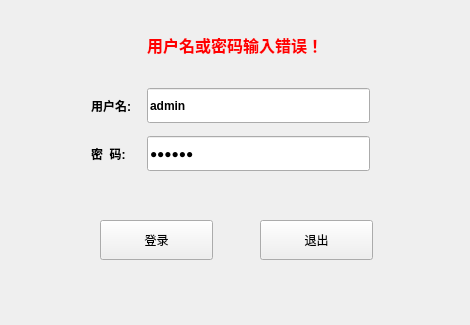
<?xml version="1.0" encoding="UTF-8"?>
<ui version="4.0">
 <class>Widget</class>
 <widget class="QWidget" name="Widget">
  <property name="geometry">
   <rect>
    <x>0</x>
    <y>0</y>
    <width>470</width>
    <height>325</height>
   </rect>
  </property>
  <property name="minimumSize">
   <size>
    <width>470</width>
    <height>325</height>
   </size>
  </property>
  <property name="maximumSize">
   <size>
    <width>470</width>
    <height>325</height>
   </size>
  </property>
  <property name="windowTitle">
   <string>登录</string>
  </property>
  <widget class="QWidget" name="widget" native="true">
   <property name="geometry">
    <rect>
     <x>80</x>
     <y>70</y>
     <width>301</width>
     <height>121</height>
    </rect>
   </property>
   <layout class="QGridLayout" name="gridLayout">
    <item row="0" column="0">
     <widget class="QLabel" name="label">
      <property name="font">
       <font>
        <weight>75</weight>
        <bold>true</bold>
       </font>
      </property>
      <property name="text">
       <string>用户名:</string>
      </property>
     </widget>
    </item>
    <item row="1" column="0">
     <widget class="QLabel" name="label_2">
      <property name="font">
       <font>
        <weight>75</weight>
        <bold>true</bold>
       </font>
      </property>
      <property name="text">
       <string>密  码: </string>
      </property>
     </widget>
    </item>
    <item row="1" column="2">
     <widget class="QLineEdit" name="passwordEdit">
      <property name="minimumSize">
       <size>
        <width>0</width>
        <height>35</height>
       </size>
      </property>
      <property name="text">
       <string>123456</string>
      </property>
      <property name="echoMode">
       <enum>QLineEdit::Password</enum>
      </property>
     </widget>
    </item>
    <item row="0" column="2">
     <widget class="QLineEdit" name="usernameEdit">
      <property name="minimumSize">
       <size>
        <width>0</width>
        <height>35</height>
       </size>
      </property>
      <property name="font">
       <font>
        <weight>75</weight>
        <bold>true</bold>
       </font>
      </property>
      <property name="text">
       <string>admin</string>
      </property>
     </widget>
    </item>
    <item row="0" column="1">
     <spacer name="horizontalSpacer">
      <property name="orientation">
       <enum>Qt::Horizontal</enum>
      </property>
      <property name="sizeType">
       <enum>QSizePolicy::Fixed</enum>
      </property>
      <property name="sizeHint" stdset="0">
       <size>
        <width>10</width>
        <height>20</height>
       </size>
      </property>
     </spacer>
    </item>
   </layout>
  </widget>
  <widget class="QLabel" name="Tip">
   <property name="geometry">
    <rect>
     <x>110</x>
     <y>30</y>
     <width>250</width>
     <height>30</height>
    </rect>
   </property>
   <property name="font">
    <font>
     <pointsize>12</pointsize>
     <weight>75</weight>
     <bold>true</bold>
    </font>
   </property>
   <property name="styleSheet">
    <string notr="true">color: rgb(255, 0, 0);</string>
   </property>
   <property name="text">
    <string>用户名或密码输入错误！</string>
   </property>
   <property name="alignment">
    <set>Qt::AlignCenter</set>
   </property>
   <property name="indent">
    <number>-1</number>
   </property>
  </widget>
  <widget class="QPushButton" name="pushButton">
   <property name="enabled">
    <bool>true</bool>
   </property>
   <property name="geometry">
    <rect>
     <x>100</x>
     <y>220</y>
     <width>113</width>
     <height>40</height>
    </rect>
   </property>
   <property name="text">
    <string>登录</string>
   </property>
   <property name="iconSize">
    <size>
     <width>35</width>
     <height>35</height>
    </size>
   </property>
   <property name="autoDefault">
    <bool>false</bool>
   </property>
  </widget>
  <widget class="QPushButton" name="pushButton_2">
   <property name="geometry">
    <rect>
     <x>260</x>
     <y>220</y>
     <width>113</width>
     <height>40</height>
    </rect>
   </property>
   <property name="text">
    <string>退出</string>
   </property>
  </widget>
 </widget>
 <layoutdefault spacing="6" margin="11"/>
 <resources/>
 <connections/>
</ui>
